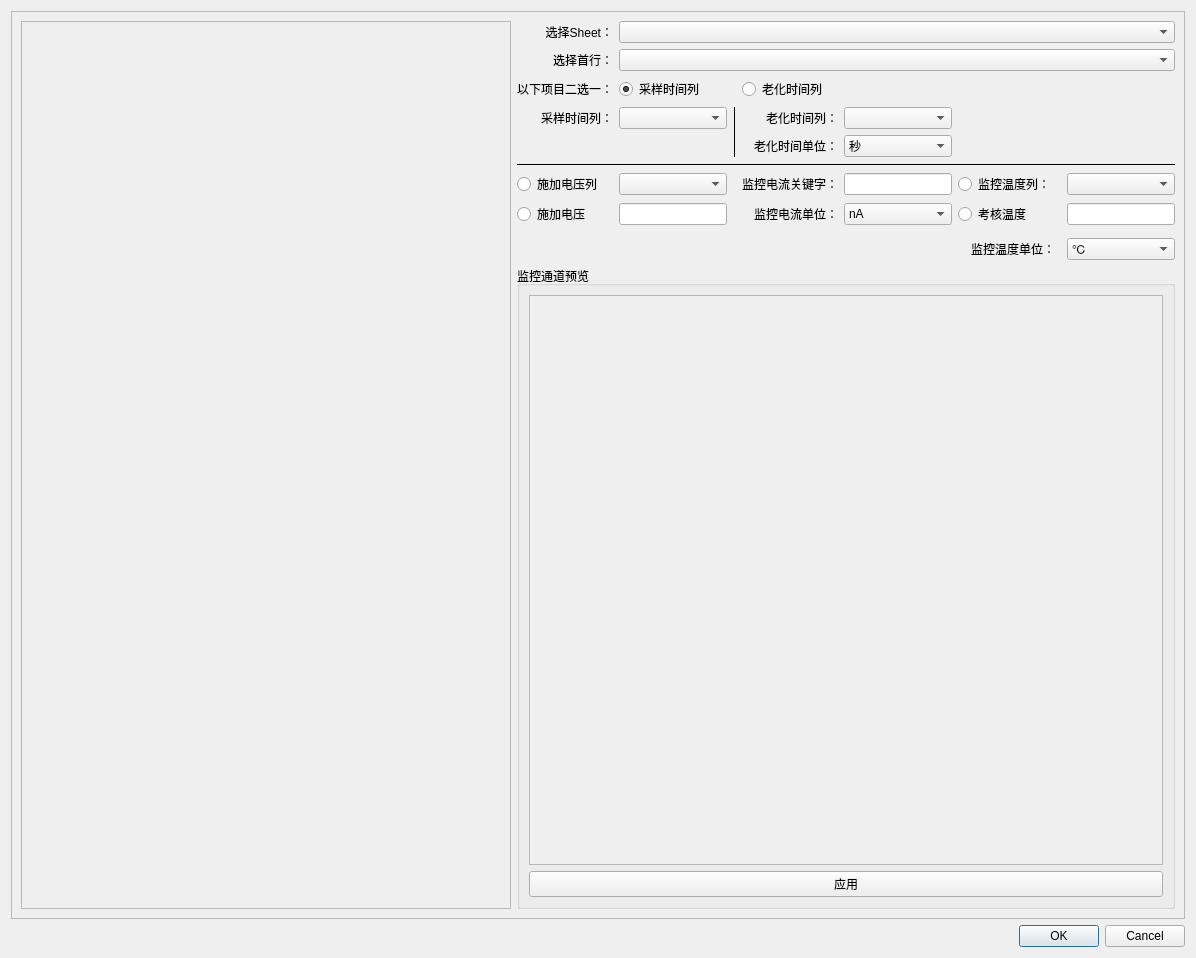
<?xml version="1.0" encoding="UTF-8"?>
<ui version="4.0">
 <class>dlgMonitorImport</class>
 <widget class="QDialog" name="dlgMonitorImport">
  <property name="geometry">
   <rect>
    <x>0</x>
    <y>0</y>
    <width>1196</width>
    <height>958</height>
   </rect>
  </property>
  <property name="windowTitle">
   <string>Dialog</string>
  </property>
  <layout class="QVBoxLayout" name="verticalLayout">
   <item>
    <widget class="QFrame" name="frameContent">
     <property name="frameShape">
      <enum>QFrame::Shape::StyledPanel</enum>
     </property>
     <property name="frameShadow">
      <enum>QFrame::Shadow::Raised</enum>
     </property>
     <layout class="QGridLayout" name="gridLayout">
      <item row="6" column="5">
       <widget class="QLineEdit" name="editCurrentKeyword">
        <property name="sizePolicy">
         <sizepolicy hsizetype="Minimum" vsizetype="Fixed">
          <horstretch>0</horstretch>
          <verstretch>0</verstretch>
         </sizepolicy>
        </property>
       </widget>
      </item>
      <item row="0" column="1">
       <widget class="QLabel" name="lblSheet">
        <property name="text">
         <string>选择Sheet：</string>
        </property>
        <property name="alignment">
         <set>Qt::AlignmentFlag::AlignRight|Qt::AlignmentFlag::AlignTrailing|Qt::AlignmentFlag::AlignVCenter</set>
        </property>
       </widget>
      </item>
      <item row="7" column="4">
       <widget class="QLabel" name="lblCurrentUnit">
        <property name="text">
         <string>监控电流单位：</string>
        </property>
        <property name="alignment">
         <set>Qt::AlignmentFlag::AlignRight|Qt::AlignmentFlag::AlignTrailing|Qt::AlignmentFlag::AlignVCenter</set>
        </property>
       </widget>
      </item>
      <item row="3" column="1">
       <widget class="QLabel" name="lblSampleTime">
        <property name="text">
         <string>采样时间列：</string>
        </property>
        <property name="alignment">
         <set>Qt::AlignmentFlag::AlignRight|Qt::AlignmentFlag::AlignTrailing|Qt::AlignmentFlag::AlignVCenter</set>
        </property>
       </widget>
      </item>
      <item row="3" column="2">
       <widget class="QComboBox" name="cmbSampleTime"/>
      </item>
      <item row="1" column="1">
       <widget class="QLabel" name="lblHeaderRow">
        <property name="text">
         <string>选择首行：</string>
        </property>
        <property name="alignment">
         <set>Qt::AlignmentFlag::AlignRight|Qt::AlignmentFlag::AlignTrailing|Qt::AlignmentFlag::AlignVCenter</set>
        </property>
       </widget>
      </item>
      <item row="10" column="1" colspan="8">
       <widget class="QGroupBox" name="gbChannelPreview">
        <property name="title">
         <string>监控通道预览</string>
        </property>
        <layout class="QVBoxLayout" name="verticalLayout_2">
         <item>
          <widget class="QScrollArea" name="scrollChannelPreview">
           <property name="widgetResizable">
            <bool>true</bool>
           </property>
           <widget class="QWidget" name="scrollChannelPreviewContent">
            <property name="geometry">
             <rect>
              <x>0</x>
              <y>0</y>
              <width>799</width>
              <height>527</height>
             </rect>
            </property>
           </widget>
          </widget>
         </item>
         <item>
          <widget class="QPushButton" name="pushButtonApply">
           <property name="text">
            <string>应用</string>
           </property>
          </widget>
         </item>
        </layout>
       </widget>
      </item>
      <item row="3" column="4">
       <widget class="QLabel" name="lblAgingTime">
        <property name="text">
         <string>老化时间列：</string>
        </property>
        <property name="alignment">
         <set>Qt::AlignmentFlag::AlignRight|Qt::AlignmentFlag::AlignTrailing|Qt::AlignmentFlag::AlignVCenter</set>
        </property>
       </widget>
      </item>
      <item row="0" column="0" rowspan="11">
       <widget class="QScrollArea" name="scrollFileList">
        <property name="widgetResizable">
         <bool>true</bool>
        </property>
        <widget class="QWidget" name="scrollFileListContent">
         <property name="geometry">
          <rect>
           <x>0</x>
           <y>0</y>
           <width>325</width>
           <height>882</height>
          </rect>
         </property>
        </widget>
       </widget>
      </item>
      <item row="6" column="1">
       <widget class="QRadioButton" name="rdoVoltageFromCol">
        <property name="text">
         <string>施加电压列</string>
        </property>
        <property name="checked">
         <bool>false</bool>
        </property>
       </widget>
      </item>
      <item row="5" column="1" colspan="8">
       <widget class="Line" name="lineSep2">
        <property name="frameShadow">
         <enum>QFrame::Shadow::Plain</enum>
        </property>
        <property name="lineWidth">
         <number>1</number>
        </property>
        <property name="midLineWidth">
         <number>1</number>
        </property>
        <property name="orientation">
         <enum>Qt::Orientation::Horizontal</enum>
        </property>
       </widget>
      </item>
      <item row="7" column="1">
       <widget class="QRadioButton" name="rdoVoltageFixed">
        <property name="text">
         <string>施加电压</string>
        </property>
       </widget>
      </item>
      <item row="3" column="3" rowspan="2">
       <widget class="Line" name="lineSep3">
        <property name="frameShadow">
         <enum>QFrame::Shadow::Plain</enum>
        </property>
        <property name="orientation">
         <enum>Qt::Orientation::Vertical</enum>
        </property>
       </widget>
      </item>
      <item row="2" column="2">
       <widget class="QRadioButton" name="rdoSampleTimeFromCol">
        <property name="text">
         <string>采样时间列</string>
        </property>
        <property name="checked">
         <bool>true</bool>
        </property>
       </widget>
      </item>
      <item row="4" column="5">
       <widget class="QComboBox" name="cmbAgingTimeUnit">
        <item>
         <property name="text">
          <string>秒</string>
         </property>
        </item>
        <item>
         <property name="text">
          <string>分</string>
         </property>
        </item>
        <item>
         <property name="text">
          <string>小时</string>
         </property>
        </item>
        <item>
         <property name="text">
          <string>天</string>
         </property>
        </item>
        <item>
         <property name="text">
          <string>周</string>
         </property>
        </item>
        <item>
         <property name="text">
          <string>月</string>
         </property>
        </item>
        <item>
         <property name="text">
          <string>年</string>
         </property>
        </item>
       </widget>
      </item>
      <item row="1" column="2" colspan="7">
       <widget class="QComboBox" name="cmbHeaderRow"/>
      </item>
      <item row="3" column="5">
       <widget class="QComboBox" name="cmbAgingTime"/>
      </item>
      <item row="6" column="4">
       <widget class="QLabel" name="lblCurrentKeyword">
        <property name="text">
         <string>监控电流关键字：</string>
        </property>
        <property name="alignment">
         <set>Qt::AlignmentFlag::AlignRight|Qt::AlignmentFlag::AlignTrailing|Qt::AlignmentFlag::AlignVCenter</set>
        </property>
       </widget>
      </item>
      <item row="0" column="2" colspan="7">
       <widget class="QComboBox" name="cmbSheet"/>
      </item>
      <item row="6" column="2">
       <widget class="QComboBox" name="cmbVoltageCol"/>
      </item>
      <item row="2" column="1">
       <widget class="QLabel" name="lblTimeSection">
        <property name="text">
         <string>以下项目二选一：</string>
        </property>
       </widget>
      </item>
      <item row="4" column="4">
       <widget class="QLabel" name="lblAgingTimeUnit">
        <property name="text">
         <string>老化时间单位：</string>
        </property>
        <property name="alignment">
         <set>Qt::AlignmentFlag::AlignRight|Qt::AlignmentFlag::AlignTrailing|Qt::AlignmentFlag::AlignVCenter</set>
        </property>
       </widget>
      </item>
      <item row="7" column="2">
       <widget class="QLineEdit" name="editVoltageFixed">
        <property name="sizePolicy">
         <sizepolicy hsizetype="Minimum" vsizetype="Fixed">
          <horstretch>0</horstretch>
          <verstretch>0</verstretch>
         </sizepolicy>
        </property>
       </widget>
      </item>
      <item row="2" column="4">
       <widget class="QRadioButton" name="rdoAgingTimeFromCol">
        <property name="text">
         <string>老化时间列</string>
        </property>
       </widget>
      </item>
      <item row="6" column="8">
       <widget class="QComboBox" name="cmbTempCol"/>
      </item>
      <item row="7" column="5">
       <widget class="QComboBox" name="cmbCurrentUnit">
        <item>
         <property name="text">
          <string>nA</string>
         </property>
        </item>
        <item>
         <property name="text">
          <string>pA</string>
         </property>
        </item>
        <item>
         <property name="text">
          <string>uA</string>
         </property>
        </item>
        <item>
         <property name="text">
          <string>mA</string>
         </property>
        </item>
        <item>
         <property name="text">
          <string>A</string>
         </property>
        </item>
       </widget>
      </item>
      <item row="6" column="6">
       <widget class="QRadioButton" name="rdoTempCol">
        <property name="text">
         <string>监控温度列：</string>
        </property>
       </widget>
      </item>
      <item row="9" column="6">
       <widget class="QLabel" name="lblTempUnit">
        <property name="text">
         <string>监控温度单位：</string>
        </property>
        <property name="alignment">
         <set>Qt::AlignmentFlag::AlignRight|Qt::AlignmentFlag::AlignTrailing|Qt::AlignmentFlag::AlignVCenter</set>
        </property>
       </widget>
      </item>
      <item row="9" column="8">
       <widget class="QComboBox" name="cmbTempUnit">
        <item>
         <property name="text">
          <string>℃</string>
         </property>
        </item>
        <item>
         <property name="text">
          <string>K</string>
         </property>
        </item>
        <item>
         <property name="text">
          <string>F</string>
         </property>
        </item>
       </widget>
      </item>
      <item row="7" column="8">
       <widget class="QLineEdit" name="editTempFixed">
        <property name="sizePolicy">
         <sizepolicy hsizetype="Minimum" vsizetype="Fixed">
          <horstretch>0</horstretch>
          <verstretch>0</verstretch>
         </sizepolicy>
        </property>
       </widget>
      </item>
      <item row="7" column="6">
       <widget class="QRadioButton" name="rdoTempFixed">
        <property name="text">
         <string>考核温度</string>
        </property>
       </widget>
      </item>
     </layout>
    </widget>
   </item>
   <item>
    <widget class="QDialogButtonBox" name="buttonBox">
     <property name="orientation">
      <enum>Qt::Orientation::Horizontal</enum>
     </property>
     <property name="standardButtons">
      <set>QDialogButtonBox::StandardButton::Cancel|QDialogButtonBox::StandardButton::Ok</set>
     </property>
    </widget>
   </item>
  </layout>
 </widget>
 <resources/>
 <connections/>
</ui>
